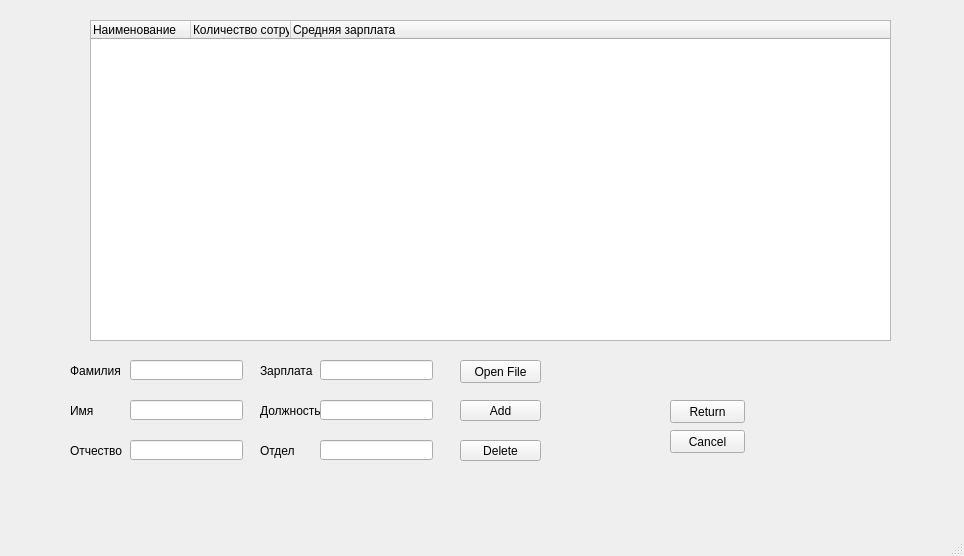
<?xml version="1.0" encoding="UTF-8"?>
<ui version="4.0">
 <class>MainWindow</class>
 <widget class="QMainWindow" name="MainWindow">
  <property name="geometry">
   <rect>
    <x>0</x>
    <y>0</y>
    <width>964</width>
    <height>556</height>
   </rect>
  </property>
  <property name="windowTitle">
   <string>MainWindow</string>
  </property>
  <widget class="QWidget" name="centralwidget">
   <widget class="QTreeWidget" name="treeWidget_2">
    <property name="geometry">
     <rect>
      <x>90</x>
      <y>20</y>
      <width>801</width>
      <height>321</height>
     </rect>
    </property>
    <column>
     <property name="text">
      <string>Наименование</string>
     </property>
    </column>
    <column>
     <property name="text">
      <string>Количество сотрудников</string>
     </property>
    </column>
    <column>
     <property name="text">
      <string>Средняя зарплата</string>
     </property>
    </column>
   </widget>
   <widget class="QLineEdit" name="lineEdit">
    <property name="geometry">
     <rect>
      <x>130</x>
      <y>360</y>
      <width>113</width>
      <height>20</height>
     </rect>
    </property>
   </widget>
   <widget class="QLineEdit" name="lineEdit_2">
    <property name="geometry">
     <rect>
      <x>320</x>
      <y>440</y>
      <width>113</width>
      <height>20</height>
     </rect>
    </property>
   </widget>
   <widget class="QLineEdit" name="lineEdit_3">
    <property name="geometry">
     <rect>
      <x>320</x>
      <y>400</y>
      <width>113</width>
      <height>20</height>
     </rect>
    </property>
   </widget>
   <widget class="QLabel" name="label">
    <property name="geometry">
     <rect>
      <x>70</x>
      <y>360</y>
      <width>61</width>
      <height>21</height>
     </rect>
    </property>
    <property name="layoutDirection">
     <enum>Qt::RightToLeft</enum>
    </property>
    <property name="text">
     <string>Фамилия</string>
    </property>
   </widget>
   <widget class="QLabel" name="label_2">
    <property name="geometry">
     <rect>
      <x>260</x>
      <y>400</y>
      <width>61</width>
      <height>21</height>
     </rect>
    </property>
    <property name="layoutDirection">
     <enum>Qt::RightToLeft</enum>
    </property>
    <property name="autoFillBackground">
     <bool>false</bool>
    </property>
    <property name="text">
     <string>Должность</string>
    </property>
   </widget>
   <widget class="QLabel" name="label_3">
    <property name="geometry">
     <rect>
      <x>260</x>
      <y>360</y>
      <width>61</width>
      <height>21</height>
     </rect>
    </property>
    <property name="layoutDirection">
     <enum>Qt::RightToLeft</enum>
    </property>
    <property name="autoFillBackground">
     <bool>false</bool>
    </property>
    <property name="text">
     <string>Зарплата</string>
    </property>
   </widget>
   <widget class="QPushButton" name="pushButton">
    <property name="geometry">
     <rect>
      <x>460</x>
      <y>400</y>
      <width>81</width>
      <height>21</height>
     </rect>
    </property>
    <property name="text">
     <string>Add</string>
    </property>
   </widget>
   <widget class="QPushButton" name="pushButton_2">
    <property name="geometry">
     <rect>
      <x>460</x>
      <y>440</y>
      <width>81</width>
      <height>21</height>
     </rect>
    </property>
    <property name="text">
     <string>Delete</string>
    </property>
   </widget>
   <widget class="QPushButton" name="pushButton_3">
    <property name="geometry">
     <rect>
      <x>670</x>
      <y>400</y>
      <width>75</width>
      <height>23</height>
     </rect>
    </property>
    <property name="text">
     <string>Return</string>
    </property>
   </widget>
   <widget class="QPushButton" name="pushButton_4">
    <property name="geometry">
     <rect>
      <x>670</x>
      <y>430</y>
      <width>75</width>
      <height>23</height>
     </rect>
    </property>
    <property name="text">
     <string>Cancel</string>
    </property>
   </widget>
   <widget class="QLineEdit" name="lineEdit_4">
    <property name="geometry">
     <rect>
      <x>320</x>
      <y>360</y>
      <width>113</width>
      <height>20</height>
     </rect>
    </property>
   </widget>
   <widget class="QLabel" name="label_4">
    <property name="geometry">
     <rect>
      <x>260</x>
      <y>440</y>
      <width>61</width>
      <height>21</height>
     </rect>
    </property>
    <property name="layoutDirection">
     <enum>Qt::RightToLeft</enum>
    </property>
    <property name="autoFillBackground">
     <bool>false</bool>
    </property>
    <property name="text">
     <string>Отдел</string>
    </property>
   </widget>
   <widget class="QPushButton" name="pushButton_5">
    <property name="geometry">
     <rect>
      <x>460</x>
      <y>360</y>
      <width>81</width>
      <height>23</height>
     </rect>
    </property>
    <property name="text">
     <string>Open File</string>
    </property>
   </widget>
   <widget class="QLabel" name="label_5">
    <property name="geometry">
     <rect>
      <x>550</x>
      <y>360</y>
      <width>81</width>
      <height>21</height>
     </rect>
    </property>
    <property name="text">
     <string/>
    </property>
   </widget>
   <widget class="QLineEdit" name="lineEdit_5">
    <property name="geometry">
     <rect>
      <x>130</x>
      <y>400</y>
      <width>113</width>
      <height>20</height>
     </rect>
    </property>
   </widget>
   <widget class="QLineEdit" name="lineEdit_6">
    <property name="geometry">
     <rect>
      <x>130</x>
      <y>440</y>
      <width>113</width>
      <height>20</height>
     </rect>
    </property>
   </widget>
   <widget class="QLabel" name="label_6">
    <property name="geometry">
     <rect>
      <x>70</x>
      <y>400</y>
      <width>61</width>
      <height>21</height>
     </rect>
    </property>
    <property name="layoutDirection">
     <enum>Qt::RightToLeft</enum>
    </property>
    <property name="text">
     <string>Имя</string>
    </property>
   </widget>
   <widget class="QLabel" name="label_7">
    <property name="geometry">
     <rect>
      <x>70</x>
      <y>440</y>
      <width>61</width>
      <height>21</height>
     </rect>
    </property>
    <property name="layoutDirection">
     <enum>Qt::RightToLeft</enum>
    </property>
    <property name="text">
     <string>Отчество</string>
    </property>
   </widget>
  </widget>
  <widget class="QMenuBar" name="menubar">
   <property name="geometry">
    <rect>
     <x>0</x>
     <y>0</y>
     <width>964</width>
     <height>22</height>
    </rect>
   </property>
  </widget>
  <widget class="QStatusBar" name="statusbar"/>
 </widget>
 <resources/>
 <connections/>
</ui>
